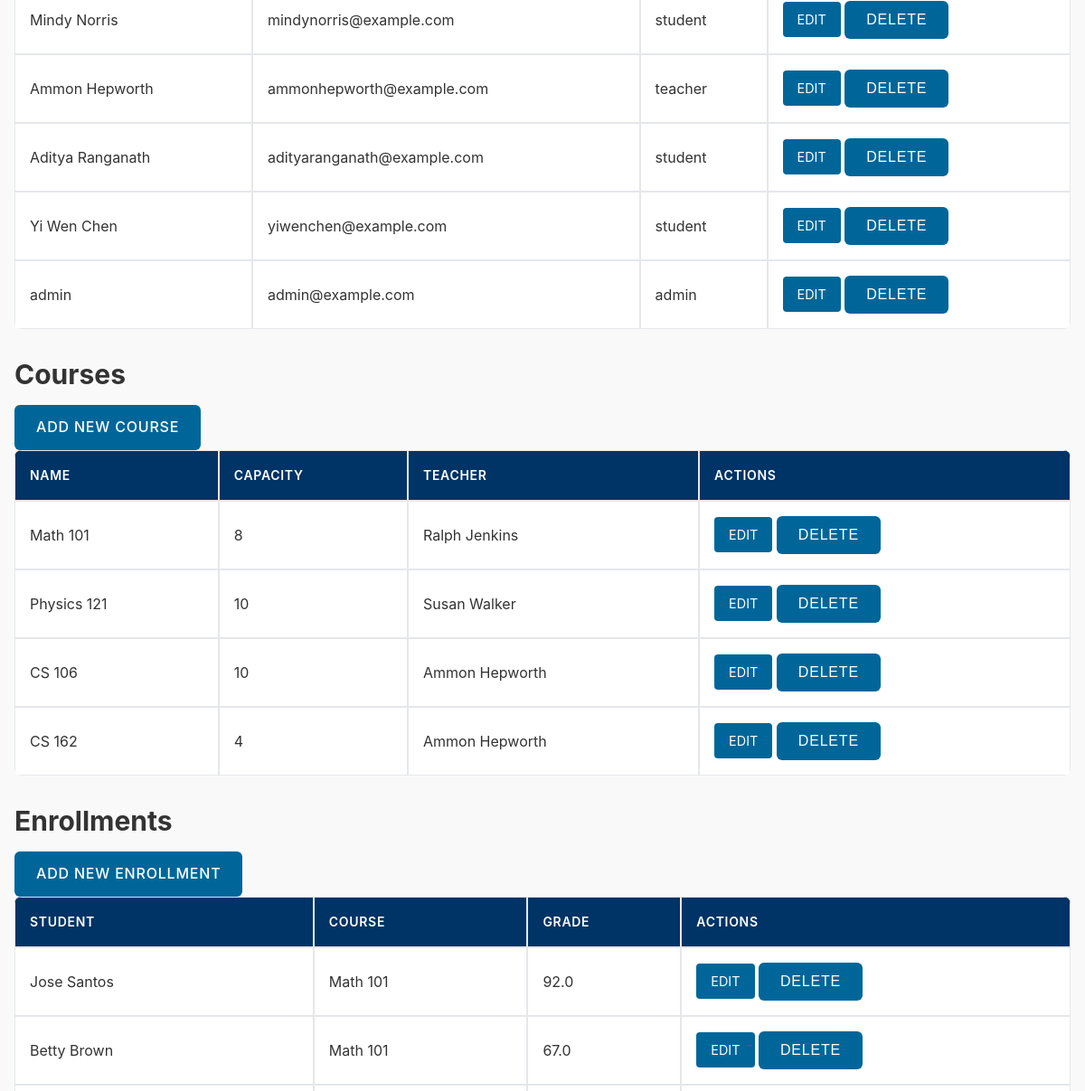
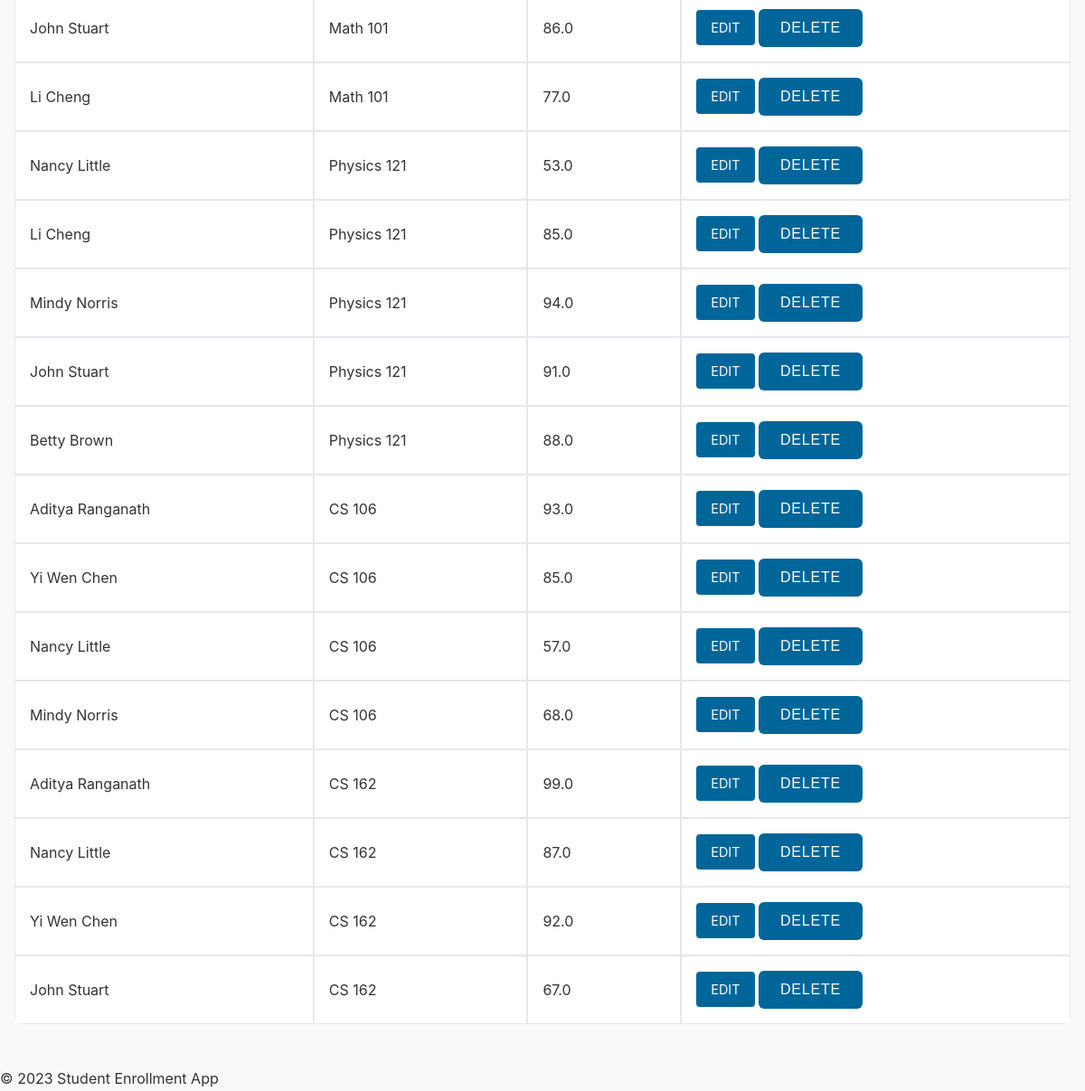
The app's page /admin (signed in, lower part), older data (2 pictures, top to bottom).
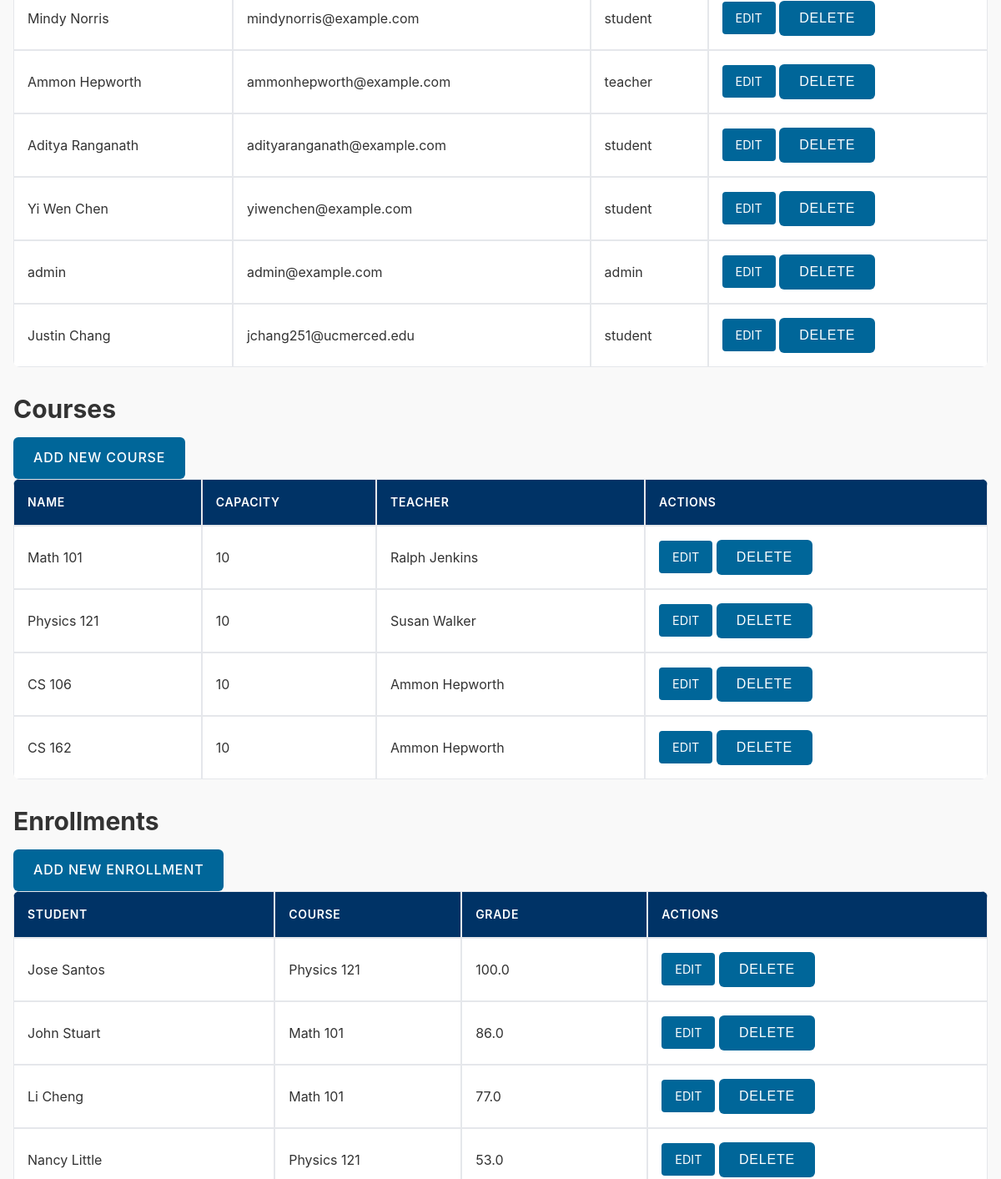
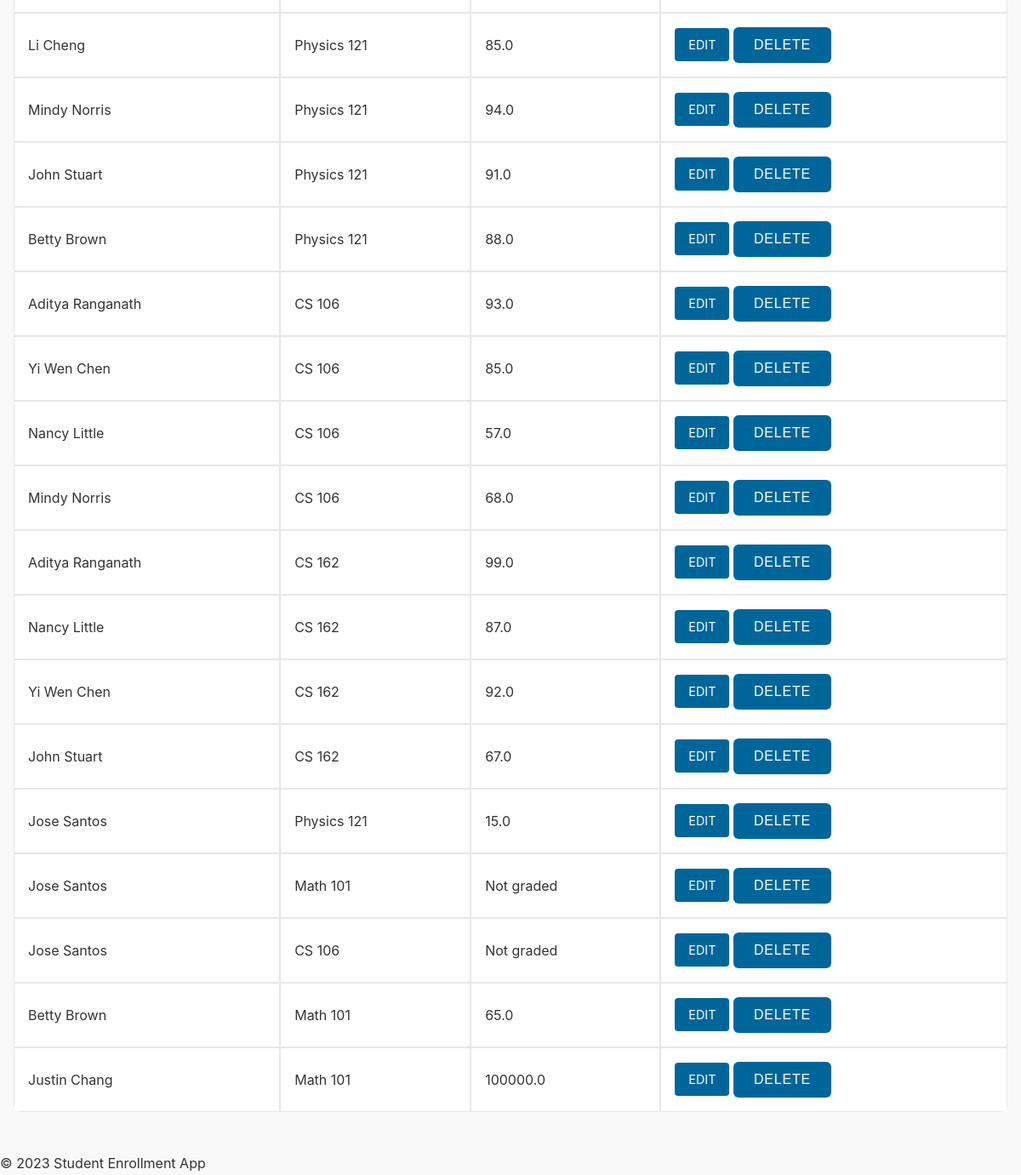
The same page, newer data (2 pictures, top to bottom).
### app/models.py (models this page shows, shortened)
class User(UserMixin, db.Model):
    id = db.Column(db.Integer, primary_key=True)
    username = db.Column(db.String(64), index=True, unique=True, nullable=False)
    email = db.Column(db.String(120), index=True, unique=True, nullable=False)
    password_hash = db.Column(db.String(128), nullable=False)
    role = db.Column(db.String(20), nullable=False)  # student, teacher, or admin
    enrollments = db.relationship('Enrollment', backref='student', lazy='dynamic')

class Course(db.Model):
    id = db.Column(db.Integer, primary_key=True)
    name = db.Column(db.String(120), index=True, unique=True, nullable=False)
    capacity = db.Column(db.Integer, nullable=False)
    teacher_id = db.Column(db.Integer, db.ForeignKey('user.id'), nullable=False)  # Link to the teacher
    teacher = db.relationship('User', backref='courses')  # Backref to access courses taught by the teacher
    enrollments = db.relationship('Enrollment', back_populates='course', lazy='dynamic')

class Enrollment(db.Model):
    id = db.Column(db.Integer, primary_key=True)
    student_id = db.Column(db.Integer, db.ForeignKey('user.id'), nullable=False)
    course_id = db.Column(db.Integer, db.ForeignKey('course.id'), nullable=False)
    grade = db.Column(db.Float)
    course = db.relationship('Course', back_populates='enrollments')

### app/routes.py (the view)
    @app.route('/admin')
    @login_required
    def admin_dashboard():
        if admin_required(): return admin_required()
        users = User.query.all()
        courses = Course.query.all()
        enrollments = Enrollment.query.all()
        return render_template('admin/dashboard.html', users=users, courses=courses, enrollments=enrollments)

### app/__init__.py (called while the page is built)
def create_app():
    app = Flask(__name__)
    app.config.from_object(Config)
    db.init_app(app)
    login_manager.init_app(app)
    admin.name = 'Admin Mode'
    admin.url = '/admin_panel'
    admin.init_app(app)
    with app.app_context():
        from app.models import User, Course, Enrollment
        admin.add_view(ModelView(User, db.session))
        admin.add_view(ModelView(Course, db.session))
        admin.add_view(ModelView(Enrollment, db.session))
        db.create_all()
    from app.routes import init_routes
    init_routes(app)
    @login_manager.user_loader
    def load_user(user_id):
        return User.query.get(int(user_id))
    return app

### app/templates/admin/dashboard.html (shortened to what this page needs)
{% extends 'base.html' %}
{% block content %}
<div class="dashboard">
    <section class="users-section">
        <table>
            <tbody>
                {% for user in users %}
                <tr>
                    <td>{{ user.username }}</td>
                    <td>{{ user.email }}</td>
                    <td>{{ user.role }}</td>
                    <td>
                        <a href="{{ url_for('admin_edit_user', user_id=user.id) }}" class="action-button">Edit</a>
                        <form action="{{ url_for('admin_delete_user', user_id=user.id) }}" method="POST" style="display: inline;">
                            <button type="submit" onclick="return confirm('Are you sure?')">Delete</button>
                        </form>
                    </td>
                </tr>
                {% endfor %}
            </tbody>
        </table>
    </section>
    <section class="courses-section">
        <h2>Courses</h2>
        <a href="{{ url_for('admin_new_course') }}" class="btn">Add New Course</a>
        <table>
            <thead>
                <tr>
                    <th>Name</th>
                    <th>Capacity</th>
                    <th>Teacher</th>
                    <th>Actions</th>
                </tr>
            </thead>
            <tbody>
                {% for course in courses %}
                <tr>
                    <td>{{ course.name }}</td>
                    <td>{{ course.capacity }}</td>
                    <td>{{ course.teacher.username if course.teacher else 'No Teacher' }}</td>
                    <td>
                        <a href="{{ url_for('admin_edit_course', course_id=course.id) }}" class="action-button">Edit</a>
                        <form action="{{ url_for('admin_delete_course', course_id=course.id) }}" method="POST" style="display: inline;">
                            <button type="submit" onclick="return confirm('Are you sure?')">Delete</button>
                        </form>
                    </td>
                </tr>
                {% endfor %}
            </tbody>
        </table>
    </section>
    <section class="enrollments-section">
        <h2>Enrollments</h2>
        <a href="{{ url_for('admin_new_enrollment') }}" class="btn">Add New Enrollment</a>
        <table>
            <thead>
                <tr>
                    <th>Student</th>
                    <th>Course</th>
                    <th>Grade</th>
                    <th>Actions</th>
                </tr>
            </thead>
            <tbody>
                {% for enrollment in enrollments %}
                <tr>
                    <td>{{ enrollment.student.username }}</td>
                    <td>{{ enrollment.course.name }}</td>
                    <td>{{ enrollment.grade if enrollment.grade else 'Not graded' }}</td>
                    <td>
                        <a href="{{ url_for('admin_edit_enrollment', enrollment_id=enrollment.id) }}" class="action-button">Edit</a>
                        <form action="{{ url_for('admin_delete_enrollment', enrollment_id=enrollment.id) }}" method="POST" style="display: inline;">
                            <button type="submit" onclick="return confirm('Are you sure?')">Delete</button>
                        </form>
                    </td>
                </tr>
                {% endfor %}
            </tbody>
        </table>
    </section>
</div>
{% endblock %}

Row changes from the older to the newer data that the page shows:
removed Enrollment: student.username "Jose Santos", course.name "Math 101", grade "92.0"
added User: username "Justin Chang", email "jchang251@ucmerced.edu", role "student"
changed Course "Math 101": capacity "8" → "10"
changed Course "CS 162": capacity "4" → "10"
changed Enrollment (number 1 of 21 on the later page): student.username "Betty Brown" → "Jose Santos"; course.name "Math 101" → "Physics 121"; grade "67.0" → "100.0"
added Enrollment: student.username "Jose Santos", course.name "Physics 121", grade "15.0"
added Enrollment: student.username "Jose Santos", course.name "Math 101", grade "Not graded"
added Enrollment: student.username "Jose Santos", course.name "CS 106", grade "Not graded"
added Enrollment: student.username "Betty Brown", course.name "Math 101", grade "65.0"
added Enrollment: student.username "Justin Chang", course.name "Math 101", grade "100000.0"
